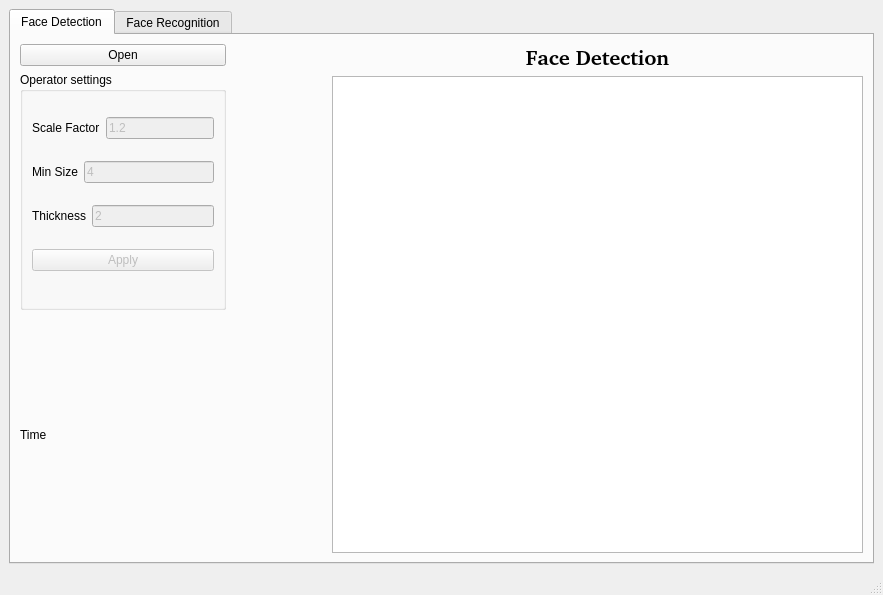
<?xml version="1.0" encoding="UTF-8"?>
<ui version="4.0">
 <class>MainWindow</class>
 <widget class="QMainWindow" name="MainWindow">
  <property name="geometry">
   <rect>
    <x>0</x>
    <y>0</y>
    <width>883</width>
    <height>595</height>
   </rect>
  </property>
  <property name="windowTitle">
   <string>MainWindow</string>
  </property>
  <widget class="QWidget" name="centralwidget">
   <layout class="QGridLayout" name="gridLayout">
    <item row="0" column="0">
     <widget class="QTabWidget" name="tabWidget">
      <property name="currentIndex">
       <number>0</number>
      </property>
      <widget class="QWidget" name="threshold_tab">
       <attribute name="title">
        <string>Face Detection</string>
       </attribute>
       <layout class="QGridLayout" name="gridLayout_3">
        <item row="0" column="0">
         <layout class="QVBoxLayout" name="verticalLayout_4">
          <item>
           <widget class="QPushButton" name="open_button">
            <property name="text">
             <string>Open</string>
            </property>
           </widget>
          </item>
          <item>
           <widget class="QGroupBox" name="groupBox_4">
            <property name="sizePolicy">
             <sizepolicy hsizetype="Fixed" vsizetype="Preferred">
              <horstretch>0</horstretch>
              <verstretch>0</verstretch>
             </sizepolicy>
            </property>
            <property name="title">
             <string>Operator settings</string>
            </property>
            <layout class="QVBoxLayout" name="verticalLayout_14">
             <item>
              <layout class="QHBoxLayout" name="horizontalLayout_18">
               <item>
                <widget class="QLabel" name="label4_5">
                 <property name="text">
                  <string>Scale Factor</string>
                 </property>
                </widget>
               </item>
               <item>
                <widget class="QLineEdit" name="scale_factor">
                 <property name="enabled">
                  <bool>false</bool>
                 </property>
                 <property name="sizePolicy">
                  <sizepolicy hsizetype="MinimumExpanding" vsizetype="Fixed">
                   <horstretch>0</horstretch>
                   <verstretch>0</verstretch>
                  </sizepolicy>
                 </property>
                 <property name="text">
                  <string>1.2</string>
                 </property>
                </widget>
               </item>
              </layout>
             </item>
             <item>
              <layout class="QHBoxLayout" name="horizontalLayout_22">
               <item>
                <widget class="QLabel" name="label4_9">
                 <property name="text">
                  <string>Min Size</string>
                 </property>
                </widget>
               </item>
               <item>
                <widget class="QLineEdit" name="min_size">
                 <property name="enabled">
                  <bool>false</bool>
                 </property>
                 <property name="sizePolicy">
                  <sizepolicy hsizetype="MinimumExpanding" vsizetype="Fixed">
                   <horstretch>0</horstretch>
                   <verstretch>0</verstretch>
                  </sizepolicy>
                 </property>
                 <property name="text">
                  <string>4</string>
                 </property>
                </widget>
               </item>
              </layout>
             </item>
             <item>
              <layout class="QHBoxLayout" name="horizontalLayout_19">
               <item>
                <widget class="QLabel" name="label4_8">
                 <property name="text">
                  <string>Thickness</string>
                 </property>
                </widget>
               </item>
               <item>
                <widget class="QLineEdit" name="thickness">
                 <property name="enabled">
                  <bool>false</bool>
                 </property>
                 <property name="sizePolicy">
                  <sizepolicy hsizetype="MinimumExpanding" vsizetype="Fixed">
                   <horstretch>0</horstretch>
                   <verstretch>0</verstretch>
                  </sizepolicy>
                 </property>
                 <property name="text">
                  <string>2</string>
                 </property>
                </widget>
               </item>
              </layout>
             </item>
             <item>
              <widget class="QPushButton" name="apply_button">
               <property name="enabled">
                <bool>false</bool>
               </property>
               <property name="text">
                <string>Apply</string>
               </property>
              </widget>
             </item>
             <item>
              <spacer name="verticalSpacer_5">
               <property name="orientation">
                <enum>Qt::Vertical</enum>
               </property>
               <property name="sizeType">
                <enum>QSizePolicy::Fixed</enum>
               </property>
               <property name="sizeHint" stdset="0">
                <size>
                 <width>20</width>
                 <height>10</height>
                </size>
               </property>
              </spacer>
             </item>
            </layout>
           </widget>
          </item>
          <item>
           <layout class="QHBoxLayout" name="horizontalLayout_3">
            <item>
             <widget class="QLabel" name="label_6">
              <property name="text">
               <string>Time</string>
              </property>
             </widget>
            </item>
            <item>
             <widget class="QLabel" name="time_label">
              <property name="text">
               <string/>
              </property>
             </widget>
            </item>
           </layout>
          </item>
         </layout>
        </item>
        <item row="0" column="1">
         <spacer name="horizontalSpacer">
          <property name="orientation">
           <enum>Qt::Horizontal</enum>
          </property>
          <property name="sizeType">
           <enum>QSizePolicy::Fixed</enum>
          </property>
          <property name="sizeHint" stdset="0">
           <size>
            <width>100</width>
            <height>20</height>
           </size>
          </property>
         </spacer>
        </item>
        <item row="0" column="2">
         <layout class="QVBoxLayout" name="verticalLayout_5">
          <item>
           <layout class="QVBoxLayout" name="verticalLayout_2">
            <item>
             <widget class="QLabel" name="label_4">
              <property name="sizePolicy">
               <sizepolicy hsizetype="Expanding" vsizetype="Fixed">
                <horstretch>0</horstretch>
                <verstretch>0</verstretch>
               </sizepolicy>
              </property>
              <property name="maximumSize">
               <size>
                <width>16777215</width>
                <height>27</height>
               </size>
              </property>
              <property name="font">
               <font>
                <family>URW Bookman [urw]</family>
                <pointsize>16</pointsize>
                <weight>75</weight>
                <bold>true</bold>
               </font>
              </property>
              <property name="text">
               <string>Face Detection</string>
              </property>
              <property name="textFormat">
               <enum>Qt::AutoText</enum>
              </property>
              <property name="alignment">
               <set>Qt::AlignCenter</set>
              </property>
             </widget>
            </item>
            <item>
             <widget class="ImageView" name="input_img">
              <property name="sizePolicy">
               <sizepolicy hsizetype="Expanding" vsizetype="Expanding">
                <horstretch>0</horstretch>
                <verstretch>0</verstretch>
               </sizepolicy>
              </property>
              <property name="minimumSize">
               <size>
                <width>0</width>
                <height>0</height>
               </size>
              </property>
             </widget>
            </item>
           </layout>
          </item>
          <item>
           <layout class="QVBoxLayout" name="verticalLayout_3"/>
          </item>
         </layout>
        </item>
       </layout>
      </widget>
      <widget class="QWidget" name="clustring_tab">
       <attribute name="title">
        <string>Face Recognition</string>
       </attribute>
       <layout class="QGridLayout" name="gridLayout_2">
        <item row="0" column="2">
         <layout class="QVBoxLayout" name="verticalLayout_12">
          <item>
           <layout class="QHBoxLayout" name="horizontalLayout_10">
            <item>
             <layout class="QVBoxLayout" name="verticalLayout_9">
              <item>
               <widget class="QLabel" name="label_8">
                <property name="sizePolicy">
                 <sizepolicy hsizetype="Expanding" vsizetype="Fixed">
                  <horstretch>0</horstretch>
                  <verstretch>0</verstretch>
                 </sizepolicy>
                </property>
                <property name="maximumSize">
                 <size>
                  <width>16777215</width>
                  <height>27</height>
                 </size>
                </property>
                <property name="font">
                 <font>
                  <family>URW Bookman [urw]</family>
                  <pointsize>16</pointsize>
                  <weight>75</weight>
                  <bold>true</bold>
                 </font>
                </property>
                <property name="text">
                 <string>Input Image</string>
                </property>
                <property name="textFormat">
                 <enum>Qt::AutoText</enum>
                </property>
                <property name="alignment">
                 <set>Qt::AlignCenter</set>
                </property>
               </widget>
              </item>
              <item>
               <widget class="ImageView" name="input_img_2">
                <property name="sizePolicy">
                 <sizepolicy hsizetype="Expanding" vsizetype="Expanding">
                  <horstretch>0</horstretch>
                  <verstretch>0</verstretch>
                 </sizepolicy>
                </property>
                <property name="minimumSize">
                 <size>
                  <width>0</width>
                  <height>0</height>
                 </size>
                </property>
               </widget>
              </item>
             </layout>
            </item>
           </layout>
          </item>
          <item>
           <layout class="QVBoxLayout" name="verticalLayout_11">
            <item>
             <widget class="QLabel" name="label_10">
              <property name="sizePolicy">
               <sizepolicy hsizetype="Expanding" vsizetype="Fixed">
                <horstretch>0</horstretch>
                <verstretch>0</verstretch>
               </sizepolicy>
              </property>
              <property name="maximumSize">
               <size>
                <width>16777215</width>
                <height>27</height>
               </size>
              </property>
              <property name="font">
               <font>
                <family>URW Bookman [urw]</family>
                <pointsize>16</pointsize>
                <weight>75</weight>
                <bold>true</bold>
               </font>
              </property>
              <property name="text">
               <string>Best Match</string>
              </property>
              <property name="textFormat">
               <enum>Qt::AutoText</enum>
              </property>
              <property name="alignment">
               <set>Qt::AlignCenter</set>
              </property>
             </widget>
            </item>
            <item>
             <widget class="ImageView" name="output_img_2">
              <property name="sizePolicy">
               <sizepolicy hsizetype="Expanding" vsizetype="Expanding">
                <horstretch>0</horstretch>
                <verstretch>0</verstretch>
               </sizepolicy>
              </property>
              <property name="minimumSize">
               <size>
                <width>0</width>
                <height>0</height>
               </size>
              </property>
             </widget>
            </item>
           </layout>
          </item>
         </layout>
        </item>
        <item row="0" column="1">
         <spacer name="horizontalSpacer_3">
          <property name="orientation">
           <enum>Qt::Horizontal</enum>
          </property>
          <property name="sizeType">
           <enum>QSizePolicy::Fixed</enum>
          </property>
          <property name="sizeHint" stdset="0">
           <size>
            <width>100</width>
            <height>20</height>
           </size>
          </property>
         </spacer>
        </item>
        <item row="0" column="0">
         <layout class="QVBoxLayout" name="verticalLayout_6">
          <item>
           <widget class="QPushButton" name="open_button_2">
            <property name="text">
             <string>Open</string>
            </property>
           </widget>
          </item>
          <item>
           <widget class="QGroupBox" name="groupBox_2">
            <property name="sizePolicy">
             <sizepolicy hsizetype="Fixed" vsizetype="Preferred">
              <horstretch>0</horstretch>
              <verstretch>0</verstretch>
             </sizepolicy>
            </property>
            <property name="title">
             <string>Operator settings</string>
            </property>
            <layout class="QVBoxLayout" name="verticalLayout_7">
             <item>
              <layout class="QHBoxLayout" name="horizontalLayout_20">
               <item>
                <widget class="QLabel" name="label4_6">
                 <property name="text">
                  <string>Eigen Faces</string>
                 </property>
                </widget>
               </item>
               <item>
                <widget class="QLineEdit" name="eigen_num">
                 <property name="enabled">
                  <bool>false</bool>
                 </property>
                 <property name="sizePolicy">
                  <sizepolicy hsizetype="MinimumExpanding" vsizetype="Fixed">
                   <horstretch>0</horstretch>
                   <verstretch>0</verstretch>
                  </sizepolicy>
                 </property>
                 <property name="text">
                  <string>50</string>
                 </property>
                </widget>
               </item>
              </layout>
             </item>
            </layout>
           </widget>
          </item>
          <item>
           <widget class="QPushButton" name="apply_button_2">
            <property name="enabled">
             <bool>false</bool>
            </property>
            <property name="text">
             <string>Apply</string>
            </property>
           </widget>
          </item>
          <item>
           <layout class="QHBoxLayout" name="horizontalLayout_5">
            <item>
             <widget class="QLabel" name="label_7">
              <property name="text">
               <string>Training Time</string>
              </property>
             </widget>
            </item>
            <item>
             <widget class="QLabel" name="time_label_2">
              <property name="text">
               <string/>
              </property>
             </widget>
            </item>
           </layout>
          </item>
          <item>
           <layout class="QHBoxLayout" name="horizontalLayout_6">
            <item>
             <widget class="QLabel" name="label_9">
              <property name="text">
               <string>Matching Time</string>
              </property>
             </widget>
            </item>
            <item>
             <widget class="QLabel" name="time_label_3">
              <property name="text">
               <string/>
              </property>
             </widget>
            </item>
           </layout>
          </item>
         </layout>
        </item>
        <item row="0" column="3">
         <spacer name="horizontalSpacer_4">
          <property name="orientation">
           <enum>Qt::Horizontal</enum>
          </property>
          <property name="sizeType">
           <enum>QSizePolicy::Fixed</enum>
          </property>
          <property name="sizeHint" stdset="0">
           <size>
            <width>70</width>
            <height>20</height>
           </size>
          </property>
         </spacer>
        </item>
       </layout>
      </widget>
     </widget>
    </item>
   </layout>
  </widget>
  <widget class="QMenuBar" name="menubar">
   <property name="geometry">
    <rect>
     <x>0</x>
     <y>0</y>
     <width>883</width>
     <height>26</height>
    </rect>
   </property>
  </widget>
  <widget class="QStatusBar" name="statusbar"/>
 </widget>
 <customwidgets>
  <customwidget>
   <class>ImageView</class>
   <extends>QGraphicsView</extends>
   <header location="global">pyqtgraph</header>
   <container>1</container>
  </customwidget>
 </customwidgets>
 <resources/>
 <connections/>
</ui>
